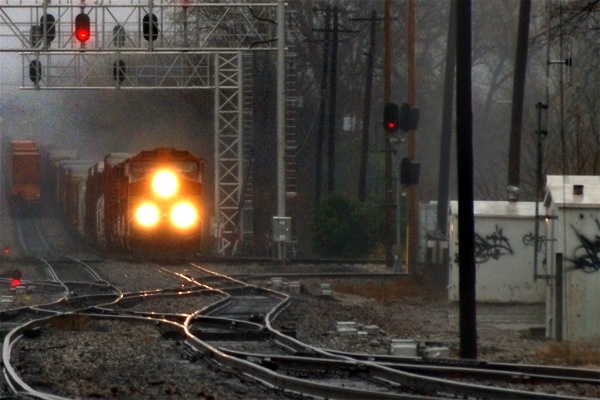
#> input picture image_work3/1.jpg, 600 x 400 px
$ python test1.py
#> lines starting #> are read from the running program, lines starting #| are printed output that depends on the picture
import cv2
import numpy as np
from matplotlib import pyplot as plt

#matplotlib标题字体设置
from pylab import mpl
mpl.rcParams['font.sans-serif'] = ['FangSong']
mpl.rcParams['axes.unicode_minus'] = False

#调整图像大小
plt.figure(figsize=(20, 20))

#读取图像
img = cv2.imread('1.jpg', 0)  # 直接读为灰度图像
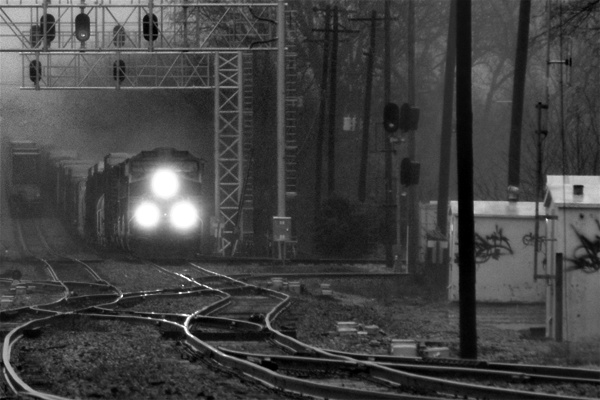
#> img: shape (400, 600); min 0, max 255, mean 66.5
# numpy傅里叶变换
f = np.fft.fft2(img)
# 移位
f_shift = np.fft.fftshift(f)

# 取绝对值：将复数变化成实数
# 取对数的目的为了将数据变化到较小的范围（比方0-255）
s1 = np.log(np.abs(f))
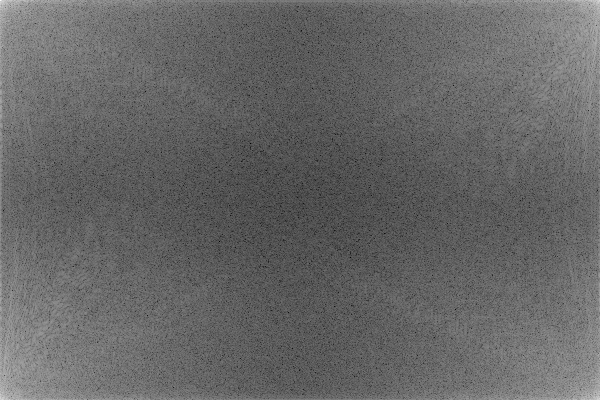
#> s1: shape (400, 600) float64; min 1.68, max 16.58, mean 7.68; drawn with min black and max white
s2 = np.log(np.abs(f_shift))
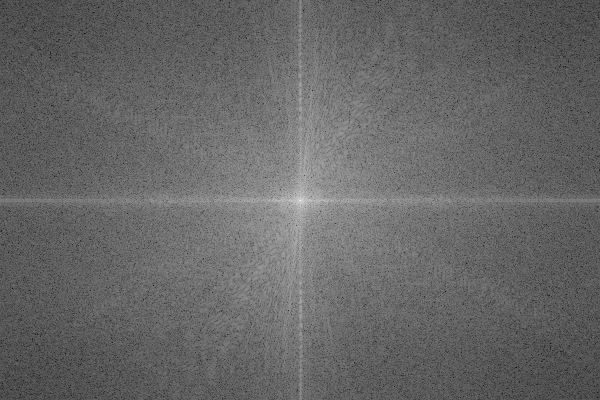
#> s2: shape (400, 600) float64; min 1.68, max 16.58, mean 7.68; drawn with min black and max white

# 进行傅里叶逆变换 将频率谱转为图像
img_back = np.fft.ifft2(f)
img_back = np.abs(img_back)

# 移位到中点的频率图
plt.subplot(121), plt.imshow(s2, 'gray'), plt.title('频域图')
#展示图像
plt.subplot(122), plt.imshow(img_back, 'gray'), plt.title('时域图')
plt.show()
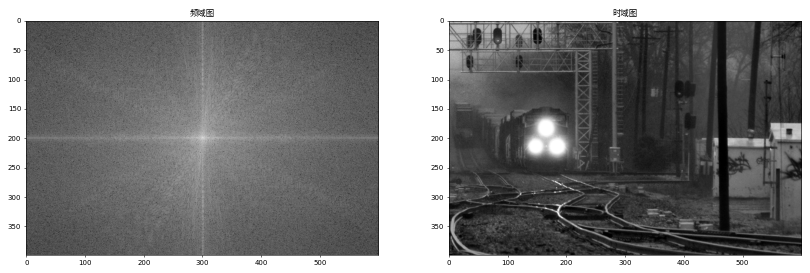
#> figure drawn by matplotlib, 2 panels
